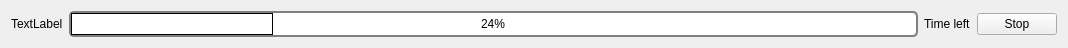
<?xml version="1.0" encoding="UTF-8"?>
<ui version="4.0">
 <class>WidgetProgressClass</class>
 <widget class="QWidget" name="WidgetProgressClass">
  <property name="geometry">
   <rect>
    <x>0</x>
    <y>0</y>
    <width>1068</width>
    <height>47</height>
   </rect>
  </property>
  <property name="sizePolicy">
   <sizepolicy hsizetype="Preferred" vsizetype="Fixed">
    <horstretch>0</horstretch>
    <verstretch>0</verstretch>
   </sizepolicy>
  </property>
  <property name="windowTitle">
   <string>Form</string>
  </property>
  <layout class="QGridLayout" name="gridLayout">
   <item row="0" column="0">
    <widget class="QLabel" name="labelTask">
     <property name="text">
      <string>TextLabel</string>
     </property>
    </widget>
   </item>
   <item row="0" column="1">
    <widget class="QProgressBar" name="progressBar">
     <property name="styleSheet">
      <string>QProgressBar {
     border: 2px solid grey;
     border-radius: 5px;
     text-align: center;
background: QLinearGradient( x1: 0, y1: 0, x2: 0, y2: 1,
stop: 0 #fff,
stop: 0.4999 #eee,
stop: 0.5 #ddd,
stop: 1 #eee );
 }

QProgressBar::chunk {
    background: QLinearGradient( x1: 0, y1: 0, x2: 0, y2: 1,
stop: 0 #98f,
stop: 0.4999 #36b,
stop: 0.5 #35b,
stop: 1 #33A );

border: 1px solid black;
 }</string>
     </property>
     <property name="value">
      <number>24</number>
     </property>
    </widget>
   </item>
   <item row="0" column="2">
    <widget class="QLabel" name="labelTimeLeft">
     <property name="text">
      <string>Time left</string>
     </property>
    </widget>
   </item>
   <item row="0" column="3">
    <widget class="QPushButton" name="pushStop">
     <property name="text">
      <string>Stop</string>
     </property>
    </widget>
   </item>
  </layout>
 </widget>
 <resources/>
 <connections/>
</ui>
